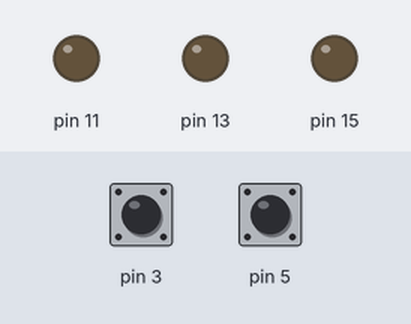
Recording of a program running on a simulated Raspberry Pi (header pin numbers). Parts: output pins drawn as LEDs (lit = HIGH). Dashed ring = blinking. The test bench sets the inputs (shaded band); at power-on: pin 3 HIGH, pin 5 HIGH.

Above: at 1.2 s.
1.3 s: pin 3 pulled LOW for 2.35 s
At 2.7 s:
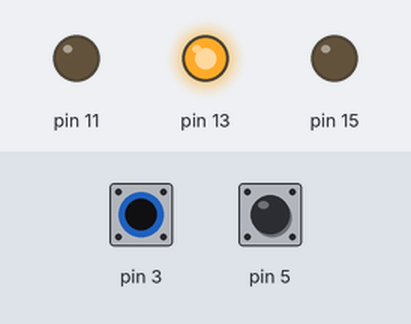
At 4.8 s:
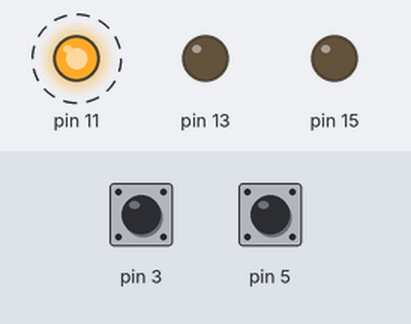
Timing chart, 0 to 11.1 s (numbered marks = the images above; inputs shaded):
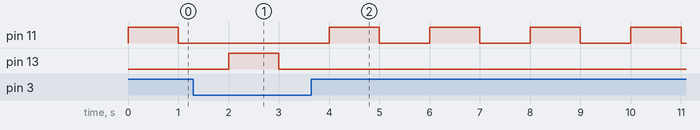

The program:

rgb+pushButton.py
```python
import RPi.GPIO as gpio
from time import sleep

gpio.setwarnings(False)
gpio.setmode(gpio.BOARD)
gpio.setup(11,gpio.OUT,initial=gpio.LOW)
gpio.setup(13,gpio.OUT,initial=gpio.LOW)
gpio.setup(15,gpio.OUT,initial=gpio.LOW)
gpio.setup(3,gpio.IN)
gpio.setup(5,gpio.IN)
gpio.setup(7,gpio.IN)

while True:
    if(gpio.input(3)==gpio.HIGH):

        gpio.output(11,gpio.HIGH)

        sleep(1)
        gpio.output(11,gpio.LOW)
        sleep(1)
    elif(gpio.input(5)==gpio.HIGH):

        gpio.output(13,gpio.HIGH)
        sleep(1)
        gpio.output(13,gpio.LOW)
        sleep(1)

    elif(gpio.input(7)==gpio.HIGH):
        gpio.output(15,gpio.HIGH)
        sleep(1)
        gpio.output(15,gpio.LOW)
        sleep(1)

    else:

            gpio.output(13,gpio.LOW)
            gpio.output(15,gpio.LOW)
            gpio.output(11,gpio.LOW)
```

Measured:
- after the input at 1.3 s, pin 13: LOW → HIGH after 0.70 s, → LOW 1.0 s later
- by itself, pin 11: alternates HIGH for 1.0 s and LOW for 1.0 s
